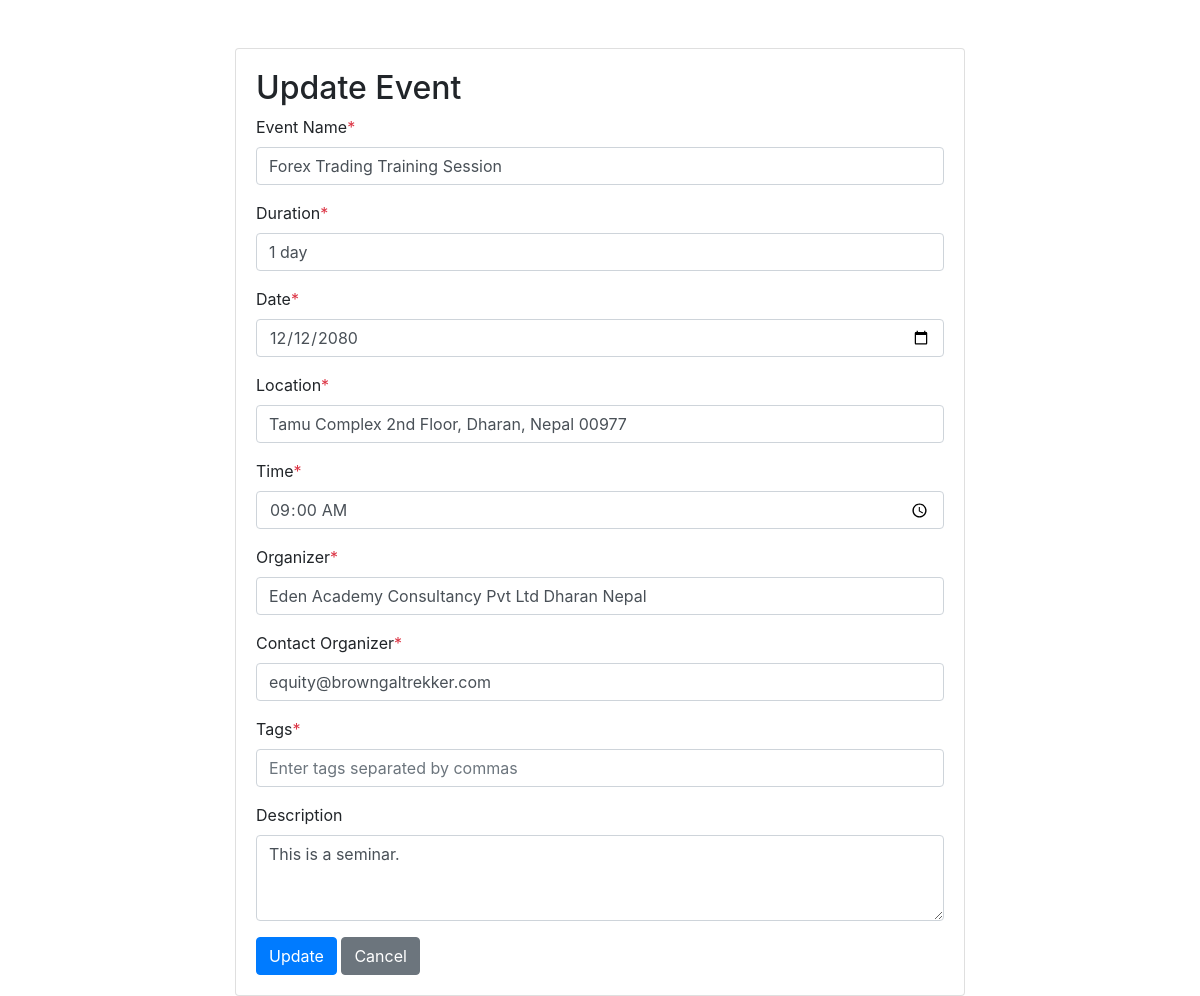
Screenshot of /update_event/1 with the database file from the repository.
### app.py (models this page shows)
class Event(db.Model):
    id = db.Column(db.Integer, primary_key=True)
    eventname = db.Column(db.String(255), nullable=False)
    duration = db.Column(db.String(100), nullable=False)
    date = db.Column(db.String(100), nullable=False)
    location = db.Column(db.String(100), nullable=False)
    description = db.Column(db.String(1024), nullable=False)
    time = db.Column(db.String(100), nullable=False)
    organizer = db.Column(db.String(100), nullable=False)
    contactorganizer = db.Column(db.String(100), nullable=False)
    tags = db.Column(db.String(100), nullable=False)

### app.py (the view, shortened to what this page needs)
@app.route('/update_event/<int:event_id>', methods=['GET','POST'])
def update_event_page(event_id):
    event = Event.query.get_or_404(event_id)
    return render_template('update_event.html', event=event)

### templates/update_event.html (shortened to what this page needs)
<!DOCTYPE html>
<html lang="en">
<head>
    <link rel="stylesheet" href="https://cdn.jsdelivr.net/npm/bootstrap@4.3.1/dist/css/bootstrap.min.css">
</head>
<body>
    <div class="container mt-5">
        <div class="row justify-content-center">
            <div class="col-md-8">
                <div class="card">
                    <div class="card-body">
                        <h2>Update Event</h2>
                        <form method="POST" action="{{ url_for('update_event_page', event_id=event.id) }}">
                            <div class="form-group">
                                <label for="eventname">Event Name<span class="text-danger">*</span></label>
                                <input type="text" class="form-control" id="eventname" name="eventname" value="{{ event.eventname }}" required>
                            </div>
                            <div class="form-group">
                                <label for="duration">Duration<span class="text-danger">*</span></label>
                                <input type="text" class="form-control" id="duration" name="duration" value="{{ event.duration }}" required>
                            </div>
                            <div class="form-group">
                                <label for="date">Date<span class="text-danger">*</span></label>
                                <input type="date" class="form-control" id="date" name="date" value="{{ event.date }}" required>
                            </div>
                            <div class="form-group">
                                <label for="location">Location<span class="text-danger">*</span></label>
                                <input type="text" class="form-control" id="location" name="location" value="{{ event.location }}" required>
                            </div>
                            <div class="form-group">
                                <label for="time">Time<span class="text-danger">*</span></label>
                                <input type="time" class="form-control" id="time" name="time" value="{{ event.time }}" required>
                            </div>
                            <div class="form-group">
                                <label for="organizer">Organizer<span class="text-danger">*</span></label>
                                <input type="text" class="form-control" id="organizer" name="organizer" value="{{ event.organizer }}" required>
                            </div>
                            <div class="form-group">
                                <label for="contactorganizer">Contact Organizer<span class="text-danger">*</span></label>
                                <input type="text" class="form-control" id="contactorganizer" name="contactorganizer" value="{{ event.contactorganizer }}" required>
                            </div>
                            <div class="form-group">
                                <label for="eventTags">Tags<span class="text-danger">*</span></label>
                                <input type="text" class="form-control" name="tags" id="eventTags" placeholder="Enter tags separated by commas" required>
                            </div>
                            <div class="form-group">
                                <label for="description">Description</span></label>
                                <textarea class="form-control" id="description" name="description" rows="3" required>{{ event.description }}</textarea>
                            </div>
                            <button type="submit" class="btn btn-primary">Update</button>
                            <a href="{{ url_for('event_details', event_id=event.id) }}" class="btn btn-secondary">Cancel</a>
                        </form>
                    </div>
                </div>
            </div>
        </div>
    </div>
</body>
</html>

### rows the page displays
Event: eventname "Forex Trading Training Session", duration "1 day", date "12/12/2080", location "Tamu Complex 2nd Floor, Dharan, Nepal 00977", time "09:00", organizer "Eden Academy Consultancy Pvt Ltd Dharan Nepal", contactorganizer "equity@browngaltrekker.com", description "This is a seminar."
